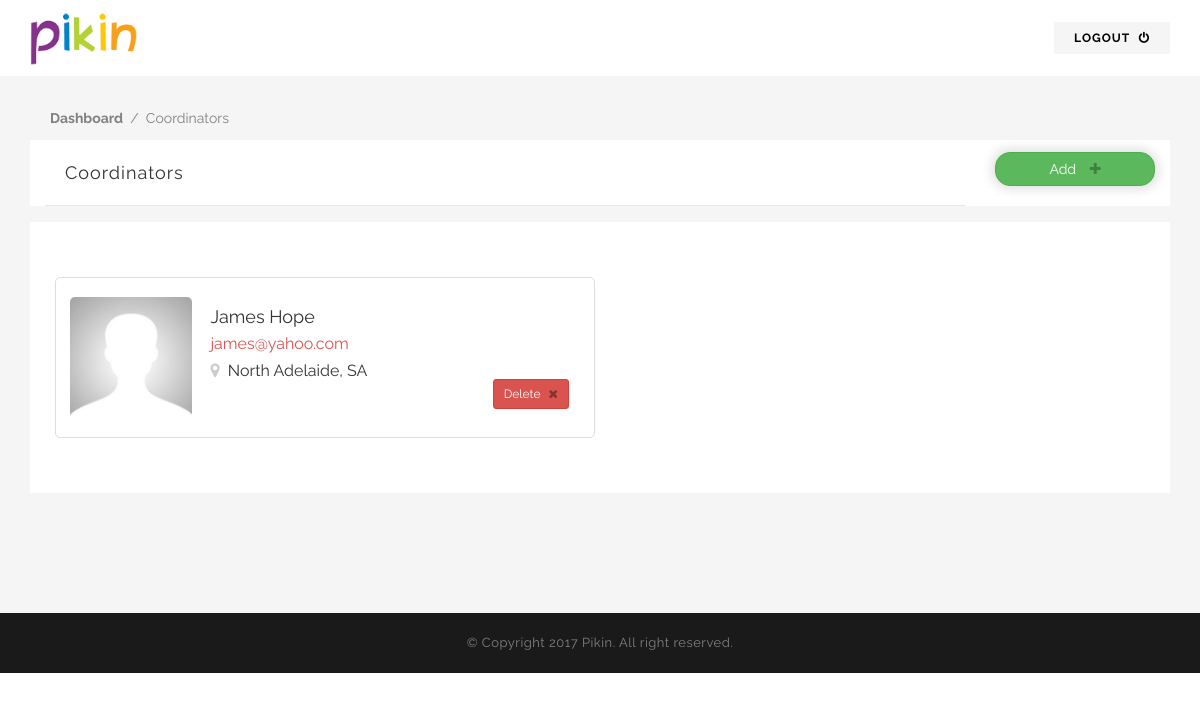
The app's page /admin-coordinators.php (signed in), older data.
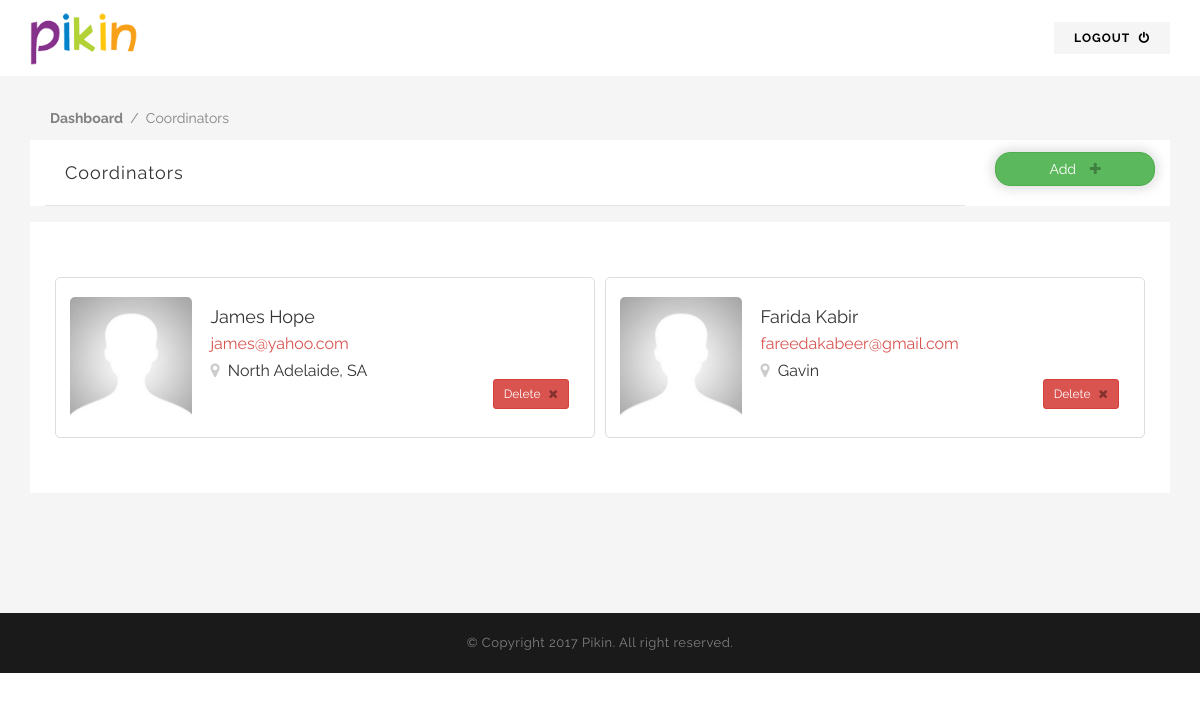
The same page, newer data.
### tables this page shows
CREATE TABLE `coordinators` (
  `CoordinatorID` int(200) NOT NULL,
  `firstname` text NOT NULL,
  `lastname` text NOT NULL,
  `phonenumber` varchar(50) NOT NULL,
  `email` varchar(50) NOT NULL,
  `address` varchar(250) NOT NULL,
  `suburb` varchar(50) NOT NULL,
  `postcode` int(20) NOT NULL,
  `avatar` varchar(250) NOT NULL DEFAULT 'default.jpg',
  `password` varchar(30) NOT NULL,
  `hashkey` varchar(32) NOT NULL,
  `active` int(1) NOT NULL DEFAULT '0'
);

### admin-coordinators.php (the view, shortened to what this page needs)
<?php
  $AdminID = $_SESSION ['AdminID'];
  if (!isset($AdminID)) {
    header('Location:asignin.php');
  }
  else {
    $query = "SELECT * from coordinators ";
    $result =  mysqli_query ($connection, $query);
?>
<!doctype html>
<html class="no-js" lang="en">
<head>
<link rel="stylesheet" href="css/ionicons.min.css">
<link rel="stylesheet" href="css/bootstrap/bootstrap.min.css">
<link rel="stylesheet" href="css/font-awesome.min.css">
<link rel="stylesheet" href="css/main.css">
<link rel="stylesheet" href="css/style3.css">
<link rel="stylesheet" href="css/responsive.css">
<link href="https://maxcdn.bootstrapcdn.com/font-awesome/4.7.0/css/font-awesome.min.css" rel="stylesheet">
</head>
<body>
<div id="wrap">
  <main class="cd-main-content">
    <div id="content">
          <div class="top-head" style="margin: 0px; background: white; padding: 10px 0px;">
        <div class="container" style="">
            <div class="row">
              <div class="col-md-12">
                <h4></h4><img src="img/logo.png" class="img-responsive" alt="" style="width: 110px">
                <a href="logout.php" class="pull-right" style="color: black; background: #f5f5f5; margin-top: 12px">Logout <i class="fa fa-power-off" style="margin-left: 5px"></i> </a> </div>
            </div>
          </div>
          </div>
      <div class="resume" style="padding-top: 20px;">
        <div class="container" style="padding: 0px">
          <div class="">
            <div class="col-md-12">
              <div class="tab-content">
                <div role="tabpanel" class="tab-pane fade in active" id="about-me">
                   <div style="padding: 15px 20px; color: grey">
                    <a href="admin.php" style="font-weight: bold; color: grey">Dashboard</a> &nbsp;/ &nbsp;Coordinators
                  </div>
                  <div class="inside-sec">
                    <div class="col-md-10 col-xs-8">
                    <h5 class="tittle" style="font-weight: normal; text-transform: none; line-height: 1.4">
                      Coordinators
                    </h5>
                    </div>
                    <div class="col-md-2 col-xs-4">
                      <button class="btn btn-success btn-block pull-right" style="box-shadow: 0 0 12px 3px #dedede;margin-top: 12px; border-radius: 15px" data-toggle="modal" data-target="#AddModal">
                        Add <i class="fa fa-plus" style="margin-left: 10px; color: rgba(0,0,0,.3);"></i>
                      </button>
                      </div>
                  </div>
                  <br>
                  <br>
                    <div style="width: 100%; padding: 50px 20px; background: #fff; margin-bottom: 20px">
                      <?php
                      while($row = mysqli_fetch_assoc($result)){
                        ?>
                        <div class="col-md-6" style="padding: 5px">
                          <div style=" border: 1px solid #ddd; padding: 15px 10px; border-radius: 5px; width: 100%">
                          <div class="col-md-3" style="padding: 4px">
                          <img src="images/<?=$row['avatar']?>" width="100%" style="border-radius: 5px">
                          </div>
                          <div class="col-md-9">
                            <span style="font-size: 18px;">
                              <?=$row['firstname']?> <?=$row['lastname']?>
                            </span><br>
                            <span style="font-size: 16px;color: #d9534f; ">
                              <?=$row['email']?> &nbsp;
                            </span><br class="visible-md visible-lg">
                            <span style="font-size: 16px;">
                              <i class="fa fa-map-marker" style="color: #ccc"></i> &nbsp;<?=$row['suburb']?>
                            </span>
                            <br>
                            <a href="deletec.php?CoordinatorID=<?=$row['CoordinatorID']?>" class="btn btn-danger btn-sm pull-right" name="delete">
                              Delete <i class="fa fa-close" style="margin-left: 5px;color: rgba(0,0,0,.4);"></i>
                            </a>
                          </div>
                    <div class="clearfix"></div>
                        </div>
                        </div>
<?php
          }
    }
?>
            <div class="clearfix"></div>
                    </div>
                </div>
        </div>
      </div>
    </div>
  </main>
  <footer class="footer">
    <div class="rights">
      <p>© Copyright 2017 Pikin. All right reserved.</p>
    </div>
  </footer>
</div>
</body>
</html>

### css/style3.css (style rules this page uses)
* { margin: 0px; padding: 0px; }
body { background: #FFF; font-weight: normal; position: relative; font-size: 14px; font-family: 'Raleway', sans-serif; }
#wrap { position: relative; width: 100%; overflow: hidden; }
h1, h2, h3, h4, h5, h6 { color: #262626; font-weight: bold; text-transform: uppercase; font-family: 'Raleway', sans-serif; }
h5 { font-size: 18px; padding: 20px 0; margin: 0px; color: #333333; letter-spacing: 1px; }
p { color: #333333; font-size: 13px; line-height: 20px; letter-spacing: 0.5px; text-rendering: optimizeLegibility; }
a { -webkit-transition: all 0.4s ease-in-out; -moz-transition: all 0.4s ease-in-out; -o-transition: all 0.4s ease-in-out; -ms-transition: all 0.4s ease-in-out; transition: all 0.4s ease-in-out; text-decoration: none !important; }
img { -webkit-transition: 0.4s ease-in-out; -moz-transition: 0.4s ease-in-out; -ms-transition: 0.4s ease-in-out; -o-transition: 0.4s ease-in-out; transition: 0.4s ease-in-out; display: inline-block !important; }
a { text-decoration: none; color: #141414; }
.resume { background: #f5f5f5; padding: 100px 0; }
h5.tittle { font-size: 18px; padding: 20px; margin: 0px; color: #333333; letter-spacing: 1px; border-bottom: 1px solid #e6e6e6; }
.top-head { margin-bottom: 30px; }
.top-head a { letter-spacing: 1px; background: #346abb; color: #fff; padding: 10px 20px; text-transform: uppercase; font-weight: bold; font-size: 12px; margin-top: 3px; display: inline-block; }
.inside-sec { width: 100%; display: inline-block; background: #fff; }
.rights { background: #1a1a1a; padding: 20px 0; text-align: center; }
.rights p { margin: 0px; color: #808080; }
article, aside, details, figcaption, figure, footer, header, hgroup, menu, nav, section, main { display: block; }
body { line-height: 1; }
.cd-main-content { min-height: 100%; position: relative; z-index: 2; -webkit-transform: translateZ(0); -webkit-backface-visibility: hidden; -webkit-transition-property: -webkit-transform; -moz-transition-property: -moz-transform; transition-property: transform; -webkit-transition-duration: 0.4s; -moz-transition-duration: 0.4s; transition-duration: 0.4s; }
#content:before { opacity: 0; position: absolute; height: 100%; width: 100%; left: 0px; right: 320px; margin-right: 320px; top: 0px; content: ""; display: none; background: rgba(0,0,0,0.5); z-index: 1; -webkit-transition: all 0.4s ease-in-out; -moz-transition: all 0.4s ease-in-out; -o-transition: all 0.4s ease-in-out; -ms-transition: all 0.4s ease-in-out; transition: all 0.4s ease-in-out; }

Row changes from the older to the newer data that the page shows:
added coordinators: avatar (placeholder picture), firstname "Farida", lastname "Kabir", email "fareedakabeer@gmail.com", suburb "Gavin"
